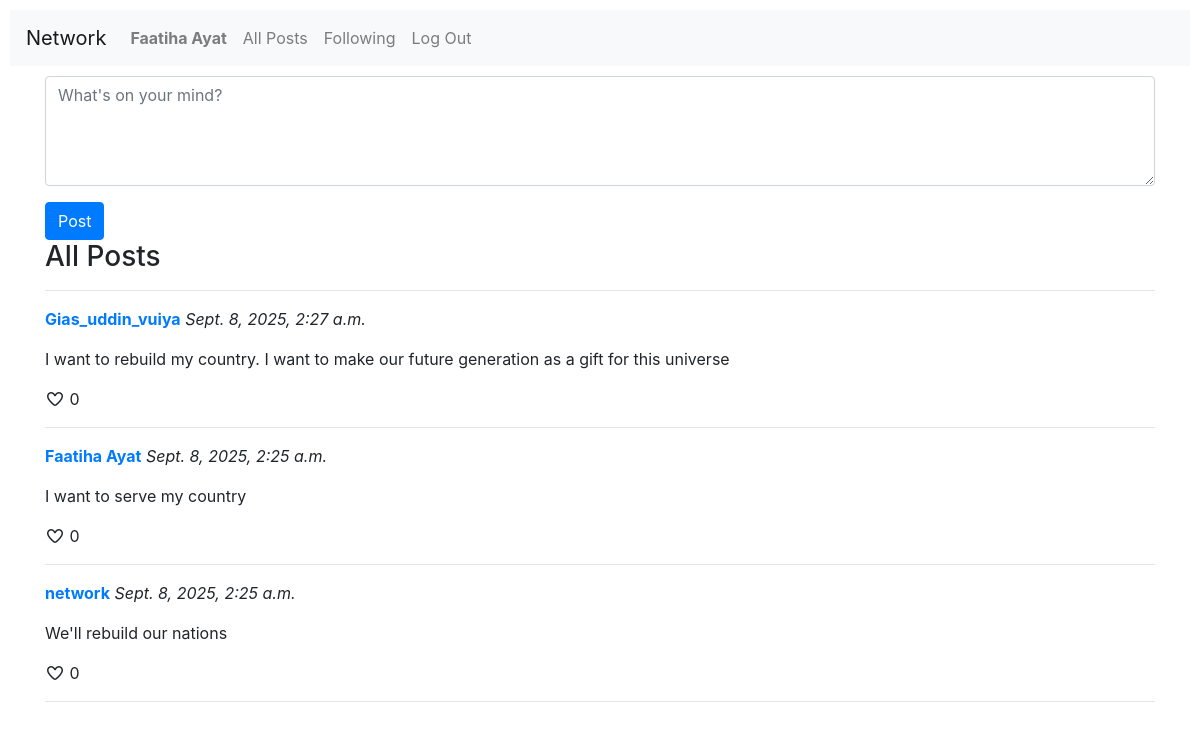
Before: / (signed in) with the older database file.
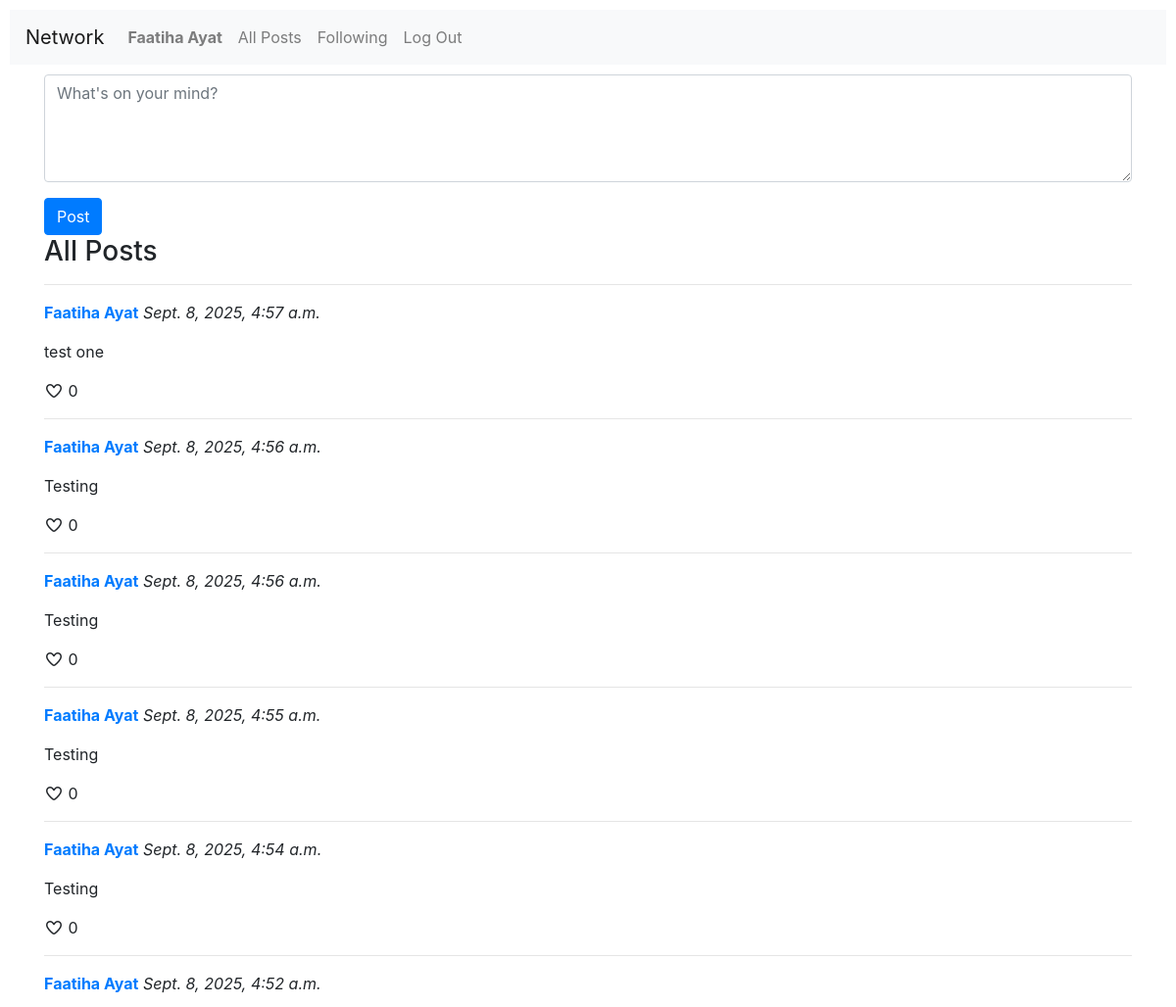
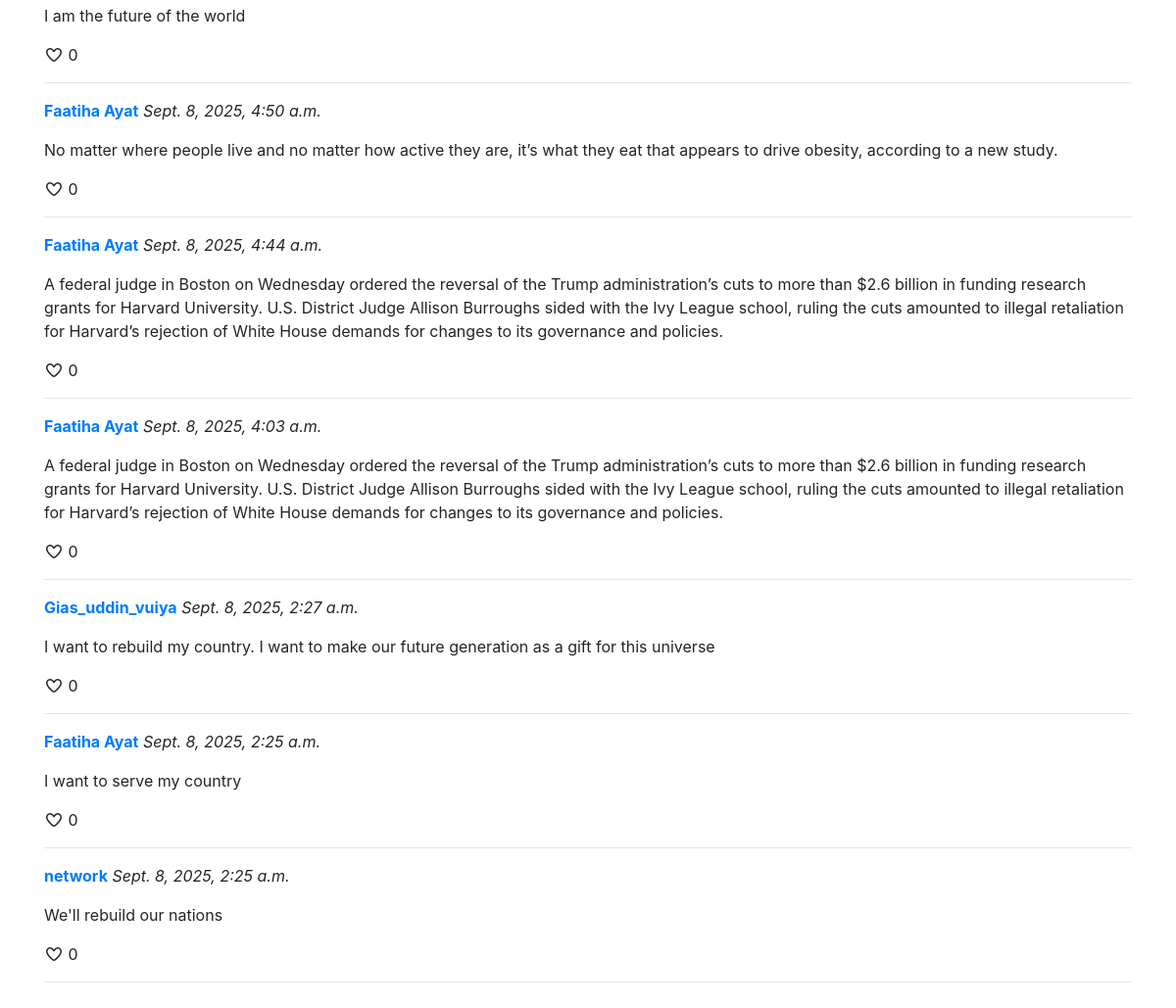
After: the same page with the newer database file (2 pictures, top to bottom).
### network/models.py (models this page shows, shortened)
class Post(models.Model):
    user = models.ForeignKey(User, on_delete=models.CASCADE, related_name="posts")
    content = models.TextField()
    timestamp = models.DateTimeField(auto_now_add=True)

class User(AbstractUser):
    pass

### network/views.py (the view, shortened to what this page needs)
# urls.py: path("", views.index, name="index"),
def index(request):
    posts = Post.objects.all().order_by("-timestamp").all()
    return render(request, "network/index.html", {
        "posts": posts
    })

### network/templates/network/index.html (shortened to what this page needs)
{% extends "network/layout.html" %}
{% block body %}
    {% if user.is_authenticated %}
        <div class="container">
            <section class="create-post">
                <form action="{% url 'index'%}" method="post">
                    <div class="form-group">
                        <textarea class="form-control" name="content" placeholder="What's on your mind?" cols="10" rows="4"></textarea>
                    </div>
                    <input class="btn btn-primary" type="submit" value="Post">
                </form>
            </section>
            <section class="all-posts">
                <h3>All Posts</h3>
                <hr>
                {% for post in posts %}
                    <div class="post">
                        <p><strong><a href="{% url 'profile' post.user.username %}">{{ post.user.username }}</a></strong> <em>{{ post.timestamp }}</em></p>
                        <p>{{ post.content }}</p>
                        <i class="fa-regular fa-heart"></i> <span>0</span>
                        <hr>
                    </div>
                {% empty %}
                    <p>No posts available.</p>
                {% endfor %}
            </section>
        </div>
    {% endif %}
{% endblock %}

Changed rows visible on the page:
added Post: user.username "Faatiha Ayat", timestamp "Sept. 8, 2025, 4:57 a.m.", content "test one"
added Post: user.username "Faatiha Ayat", timestamp "Sept. 8, 2025, 4:56 a.m.", content "Testing"
added Post: user.username "Faatiha Ayat", timestamp "Sept. 8, 2025, 4:56 a.m.", content "Testing"
added Post: user.username "Faatiha Ayat", timestamp "Sept. 8, 2025, 4:55 a.m.", content "Testing"
added Post: user.username "Faatiha Ayat", timestamp "Sept. 8, 2025, 4:54 a.m.", content "Testing"
added Post: user.username "Faatiha Ayat", timestamp "Sept. 8, 2025, 4:52 a.m.", content "I am the future of the world"
added Post: user.username "Faatiha Ayat", timestamp "Sept. 8, 2025, 4:50 a.m.", content "No matter where people live and no matter how active they are, it’s what they eat that appears to drive obesity, according to a new study."
added Post: user.username "Faatiha Ayat", timestamp "Sept. 8, 2025, 4:44 a.m.", content "A federal judge in Boston on Wednesday ordered the reversal of the Trump administration’s cuts to more than $2.6 billion in funding research grants for Harvard University. U.S. District Judge Allison Burroughs sided with the Ivy League school, ruling the cuts amounted to illegal retaliation for Harvard’s rejection of White House demands for changes to its governance and policies."
added Post: user.username "Faatiha Ayat", timestamp "Sept. 8, 2025, 4:03 a.m.", content "A federal judge in Boston on Wednesday ordered the reversal of the Trump administration’s cuts to more than $2.6 billion in funding research grants for Harvard University. U.S. District Judge Allison Burroughs sided with the Ivy League school, ruling the cuts amounted to illegal retaliation for Harvard’s rejection of White House demands for changes to its governance and policies."
